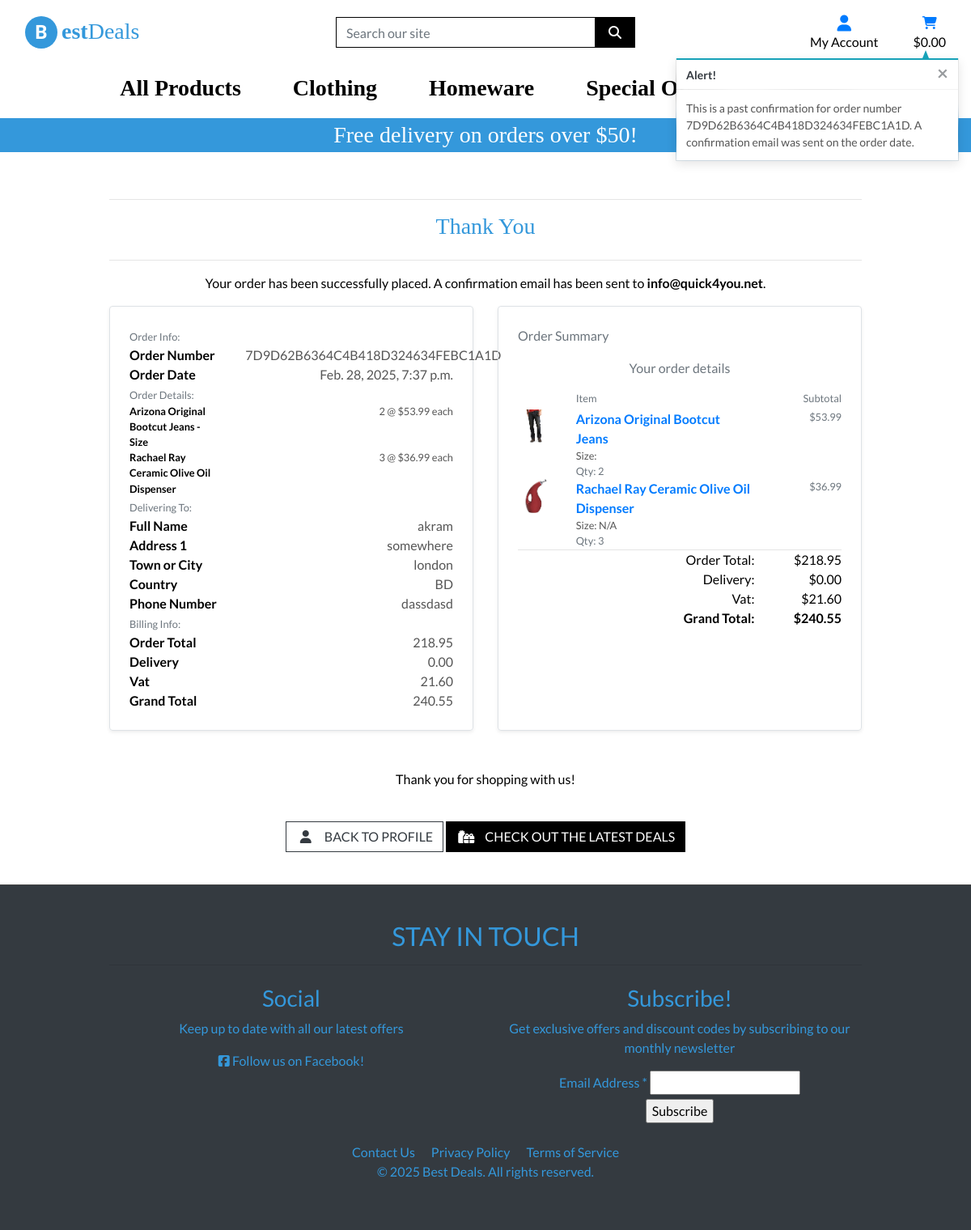
/profile/order_history/7D9D62B6364C4B418D324634FEBC1A1D (signed in), run on the app's committed database.
### checkout/models.py (models this page shows, shortened)
class Order(models.Model):
    order_number = models.CharField(max_length=32, null=False, editable=False)
    user_profile = models.ForeignKey(
        UserProfile, on_delete=models.SET_NULL, null=True, blank=True,
        related_name='orders')
    full_name = models.CharField(max_length=50, null=False, blank=False)
    email = models.EmailField(max_length=254, null=False, blank=False)
    phone_number = models.CharField(max_length=20, null=False, blank=False)
    country = CountryField(blank_label='Country *', null=False, blank=False)
    postcode = models.CharField(max_length=20, null=True, blank=True)
    town_or_city = models.CharField(max_length=40, null=False, blank=False)
    street_address1 = models.CharField(max_length=80, null=False, blank=False)
    street_address2 = models.CharField(
        max_length=80, null=True, blank=True)
    county = models.CharField(max_length=80, null=True, blank=True)
    date = models.DateTimeField(auto_now_add=True)
    delivery_cost = models.DecimalField(
        max_digits=6, decimal_places=2, null=False, default=0)
    order_total = models.DecimalField(
        max_digits=10, decimal_places=2, null=False, default=0)
    vat = models.DecimalField(
        max_digits=6, decimal_places=2, null=False, default=0)
    grand_total = models.DecimalField(
        max_digits=10, decimal_places=2, null=False, default=0)
    original_bag = models.TextField(null=False, blank=False, default='')
    stripe_pid = models.CharField(
        max_length=254, null=False, blank=False, default='')
    VAT_PERCENTAGE = Decimal('20.0')  # 20% VAT rate

class OrderLineItem(models.Model):
    order = models.ForeignKey(
        Order, null=False, blank=False, on_delete=models.CASCADE,
        related_name='lineitems')
    product = models.ForeignKey(
        Product, null=False, blank=False, on_delete=models.CASCADE)
    product_size = models.CharField(max_length=2, null=True, blank=True)
    quantity = models.IntegerField(null=False, blank=False, default=0)
    lineitem_total = models.DecimalField(
        max_digits=6, decimal_places=2, null=False, blank=False,
        editable=False)

### products/models.py (models this page shows, shortened)
class Product(models.Model):
    category = models.ForeignKey(
        'Category',
        null=True,
        blank=True,
        on_delete=models.SET_NULL
    )
    sku = models.CharField(max_length=254, null=True, blank=True)
    name = models.CharField(max_length=254)
    description = models.TextField()
    has_sizes = models.BooleanField(default=False, null=True, blank=True)
    price = models.DecimalField(max_digits=6, decimal_places=2)
    rating = models.DecimalField(
        max_digits=6,
        decimal_places=2,
        null=True,
        blank=True
    )
    image_url = models.URLField(max_length=1024, null=True, blank=True)
    image = models.ImageField(null=True, blank=True)
    vat_applicable = models.BooleanField(default=False)

### profiles/views.py (the view)
@login_required
def order_history(request, order_number):
    order = get_object_or_404(Order, order_number=order_number)
    messages.info(request, (
        f'This is a past confirmation for order number {order_number}. '
        'A confirmation email was sent on the order date.'
    ))
    template = 'checkout/checkout_success.html'
    context = {
        'order': order,
        'from_profile': True,
    }
    return render(request, template, context)

### bag/contexts.py (called while the page is built, shortened)
def bag_contents(request):
    bag_items = []
    total = Decimal('0.00')
    product_count = 0
    bag = request.session.get('bag', {})
    vat_total = Decimal('0.00')  # ✅ Track VAT separately
    if total > 0 and total < settings.FREE_DELIVERY_THRESHOLD:
        delivery = total * Decimal(settings.STANDARD_DELIVERY_PERCENTAGE / 100)
    else:
        delivery = Decimal('0.00')
    grand_total = total + vat_total + delivery
    context = {
        'bag_items': bag_items,
        'total': total,
        'product_count': product_count,
        'vat': vat_total,  # ✅ Only count VAT for applicable products
        'delivery': delivery,
        'free_delivery_delta': settings.FREE_DELIVERY_THRESHOLD - total,
        'free_delivery_threshold': settings.FREE_DELIVERY_THRESHOLD,
        'grand_total': grand_total,
    }
    return context

### checkout/templates/checkout/checkout_success.html (shortened to what this page needs)
{% extends "base.html" %}
{% load static %}
{% block extra_css %}
    <link rel="stylesheet" href="{% static 'checkout/css/checkout.css' %}">
{% endblock %}
{% block page_header %}
    <div class="container header-container">
    </div>
{% endblock %}
{% block content %}
    <div class="container min-vh-100">
        <div class="row">
            <div class="col chec-ut">
                <hr>
                <h2 class="logo-font mb-4 text-center">Thank You</h2>
                <hr>
                <p class="text-black text-center">
                    Your order has been successfully placed. A confirmation email has been sent to
                    <strong>{{ order.email }}</strong>.
                </p>
            </div>
        </div>
        <div class="row d-flex align-items-stretch">
            <div class="col-12 col-lg-6 mb-5 order-lg-last">
                <div class="p-4 border rounded shadow-sm h-100">
                    <p class="text-muted">Order Summary</p>
                    <p class="text-muted text-center">Your order details</p>
                    <div class="row">
                        <div class="col-7 offset-2">
                            <p class="mb-1 mt-0 small text-muted">Item</p>
                        </div>
                        <div class="col-3 text-right">
                            <p class="mb-1 mt-0 small text-muted">Subtotal</p>
                        </div>
                    </div>
                    {% for item in order.lineitems.all %}
                    <div class="row">
                        <div class="col-2 mb-1">
                            <a href="{% url 'product_detail' item.product.id %}">
                                {% if item.product.image %}
                                <img class="w-100" src="{{ item.product.image.url }}" alt="{{ item.product.name }}">
                                {% else %}
                                <img class="w-100" src="{{ MEDIA_URL }}noimage.png" alt="{{ item.product.name }}">
                                {% endif %}
                            </a>
                        </div>
                        <div class="col-7">
                            <p class="my-0">
                                <strong>
                                    <a href="{% url 'product_detail' item.product.id %}">
                                        {{ item.product.name }}
                                    </a>
                                </strong>
                            </p>
                            <p class="my-0 small">Size: {% if item.product.has_sizes %}{{ item.size|upper }}{% else %}N/A{% endif %}</p>
                            <p class="my-0 small text-muted">Qty: {{ item.quantity }}</p>
                        </div>
                        <div class="col-3 text-right">
                            <p class="my-0 small text-muted">${{ item.product.price | floatformat:2 }}</p>
                        </div>
                    </div>
                    {% endfor %}
                    <hr class="my-0">
                    <div class="row text-black text-right">
                        <div class="col-7 offset-2">
                            <p class="my-0">Order Total:</p>
                            <p class="my-0">Delivery:</p>
                            <p class="my-0">Vat:</p>
                            <p class="my-0"><strong>Grand Total:</strong></p>
                        </div>
                        <div class="col-3">
                            <p class="my-0">${{ order.order_total | floatformat:2 }}</p>
                            <p class="my-0">${{ order.delivery_cost | floatformat:2 }}</p>
                            <p class="my-0">${{ order.vat | floatformat:2 }}</p>
                            <p class="my-0"><strong>${{ order.grand_total | floatformat:2 }}</strong></p>
                        </div>
                    </div>
                </div>
            </div>
            <div class="col-12 col-lg-6 mb-5">
                <div class="p-4 border rounded shadow-sm h-100">
                    <div class="">
                        <div class="row">
                            <div class="col">
                                <small class="text-muted">Order Info:</small>
                            </div>
                        </div>
                        <div class="row">
                            <div class="col-12 col-md-4">
                                <p class="mb-0 text-black font-weight-bold">Order Number</p>
                            </div>
                            <div class="col-12 col-md-8 text-md-right">
                                <p class="mb-0">{{ order.order_number }}</p>
                            </div>
                        </div>
                        <div class="row">
                            <div class="col-12 col-md-4">
                                <p class="mb-0 text-black font-weight-bold">Order Date</p>
                            </div>
                            <div class="col-12 col-md-8 text-md-right">
                                <p class="mb-0">{{ order.date }}</p>
                            </div>
                        </div>
                        <div class="row">
                            <div class="col">
                                <small class="text-muted">Order Details:</small>
                            </div>
                        </div>
                        {% for item in order.lineitems.all %}
                        <div class="row">
                            <div class="col-12 col-md-4">
                                <p class="small mb-0 text-black font-weight-bold">
                                    {{ item.product.name }}{% if item.product_size %} - Size {{ item.product.size|upper }}{% endif %}
                                </p>
                            </div>
                            <div class="col-12 col-md-8 text-md-right">
                                <p class="small mb-0">{{ item.quantity }} @ ${{ item.product.price }} each</p>
                            </div>
                        </div>
                        {% endfor %}
                        <div class="row">
                            <div class="col">
                                <small class="text-muted">Delivering To:</small>
                            </div>
                        </div>
                        <div class="row">
                            <div class="col-12 col-md-4">
                                <p class="mb-0 text-black font-weight-bold">Full Name</p>
                            </div>
                            <div class="col-12 col-md-8 text-md-right">
                                <p class="mb-0">{{ order.full_name }}</p>
                            </div>
                        </div>
                        <div class="row">
                            <div class="col-12 col-md-4">
                                <p class="mb-0 text-black font-weight-bold">Address 1</p>
                            </div>
                            <div class="col-12 col-md-8 text-md-right">
                                <p class="mb-0">{{ order.street_address1 }}</p>
                            </div>
                        </div>
                        <div class="row">
                            <div class="col-12 col-md-4">
                                <p class="mb-0 text-black font-weight-bold">Town or City</p>
                            </div>
                            <div class="col-12 col-md-8 text-md-right">
                                <p class="mb-0">{{ order.town_or_city }}</p>
                            </div>
                        </div>
                        <div class="row">
                            <div class="col-12 col-md-4">
                                <p class="mb-0 text-black font-weight-bold">Country</p>
                            </div>
                            <div class="col-12 col-md-8 text-md-right">
                                <p class="mb-0">{{ order.country }}</p>
                            </div>
                        </div>
                        <div class="row">
                            <div class="col-12 col-md-4">
                                <p class="mb-0 text-black font-weight-bold">Phone Number</p>
                            </div>
                            <div class="col-12 col-md-8 text-md-right">
                                <p class="mb-0">{{ order.phone_number }}</p>
                            </div>
                        </div>
                        <div class="row">
                            <div class="col">
                                <small class="text-muted">Billing Info:</small>
                            </div>
                        </div>
                        <div class="row">
                            <div class="col-12 col-md-4">
                                <p class="mb-0 text-black font-weight-bold">Order Total</p>
                            </div>
                            <div class="col-12 col-md-8 text-md-right">
                                <p class="mb-0">{{ order.order_total }}</p>
                            </div>
                        </div>
                        <div class="row">
                            <div class="col-12 col-md-4">
                                <p class="mb-0 text-black font-weight-bold">Delivery</p>
                            </div>
                            <div class="col-12 col-md-8 text-md-right">
                                <p class="mb-0">{{ order.delivery_cost }}</p>
                            </div>
                        </div>
                        <div class="row">
                            <div class="col-12 col-md-4">
                                <p class="mb-0 text-black font-weight-bold">Vat</p>
                            </div>
                            <div class="col-12 col-md-8 text-md-right">
                                <p class="mb-0">{{ order.vat }}</p>
                            </div>
                        </div>
                        <div class="row">
                            <div class="col-12 col-md-4">
                                <p class="mb-0 text-black font-weight-bold">Grand Total</p>
                            </div>
                            <div class="col-12 col-md-8 text-md-right">
                                <p class="mb-0">{{ order.grand_total }}</p>
                            </div>
                        </div>
                    </div>
                </div>
            </div>
        </div>
             <p class="text-black text-center">Thank you for shopping with us!</p>
             <p class="text-center">
                {% if user.is_authenticated %}
                    <a href="{% url 'profile' %}" class="btn btn-outline-dark rounded-0 my-2">
                        <span class="icon mr-2">
                            <i class="fas fa-user"></i>
                        </span>
                        <span class="text-uppercase">Back to Profile</span>
                    </a>
                {% endif %}
                <a href="{% url 'products' %}?category=new_arrivals,deals,clearance"
                   class="btn btn-black rounded-0 my-4">
                    <span class="icon mr-2">
                        <i class="fas fa-gifts"></i>
                    </span>
                    <span class="text-uppercase">Check Out the Latest Deals</span>
                </a>
            </p>
    </div>
{% endblock %}

### static/css/base.css (style rules this page uses)
html { height: 100%; }
body { background-size: cover; height: calc(50% - 164px); color: #555; font-family: 'Lato'; }
.icon { align-items: center; display: inline-flex; justify-content: center; height: 1.5rem; width: 1.5rem; }
.logo-font { font-family: 'Leckerli'; font-size: 28px; color: #3498db; }
.btn-black { background: black; color: white; }
.text-black { color: #000 !important; }
@media (min-width: 1200px) { .container { max-width: 80%; } }
@media (min-width: 993px) { .header-container { padding-top: 80px; } }

### checkout/static/checkout/css/checkout.css (style rules this page uses)
.chec-ut { margin-top: 150px; }

### data on the page
Order: email "info@quick4you.net", order_total "218.95", delivery_cost "0.00", vat "21.60", grand_total "240.55", order_number "7D9D62B6364C4B418D324634FEBC1A1D", date "Feb. 28, 2025, 7:37 p.m.", full_name "akram", street_address1 "somewhere", town_or_city "london", country "BD", phone_number "dassdasd"
OrderLineItem: product.image (picture), product.name "Arizona Original Bootcut Jeans", quantity "2", product.price "53.99"
OrderLineItem: product.image (picture), product.name "Rachael Ray Ceramic Olive Oil Dispenser", shows "N/A", quantity "3", product.price "36.99"

### other printed values
{{ free_delivery_threshold }} "50"
{{ message }} "This is a past confirmation for order number 7D9D62B6364C4B418D324634FEBC1A1D. A confirmation email was sent on the order date."
